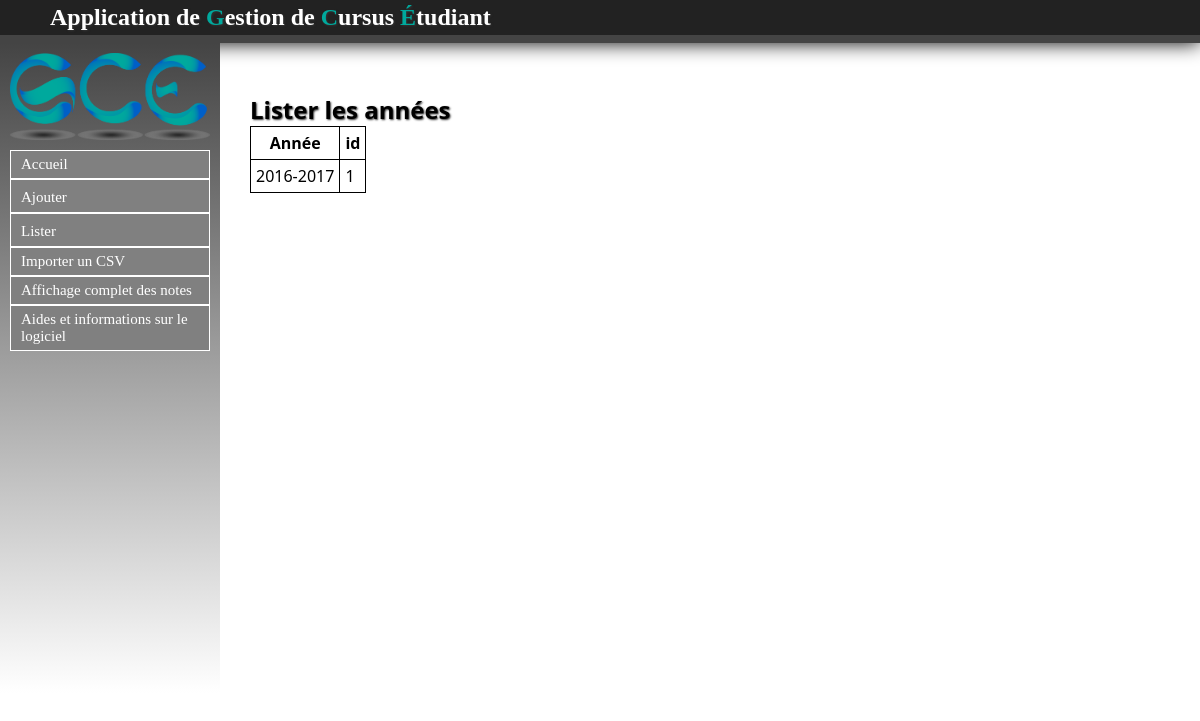
The page /Annee/listerAnnees on the database as committed earlier.
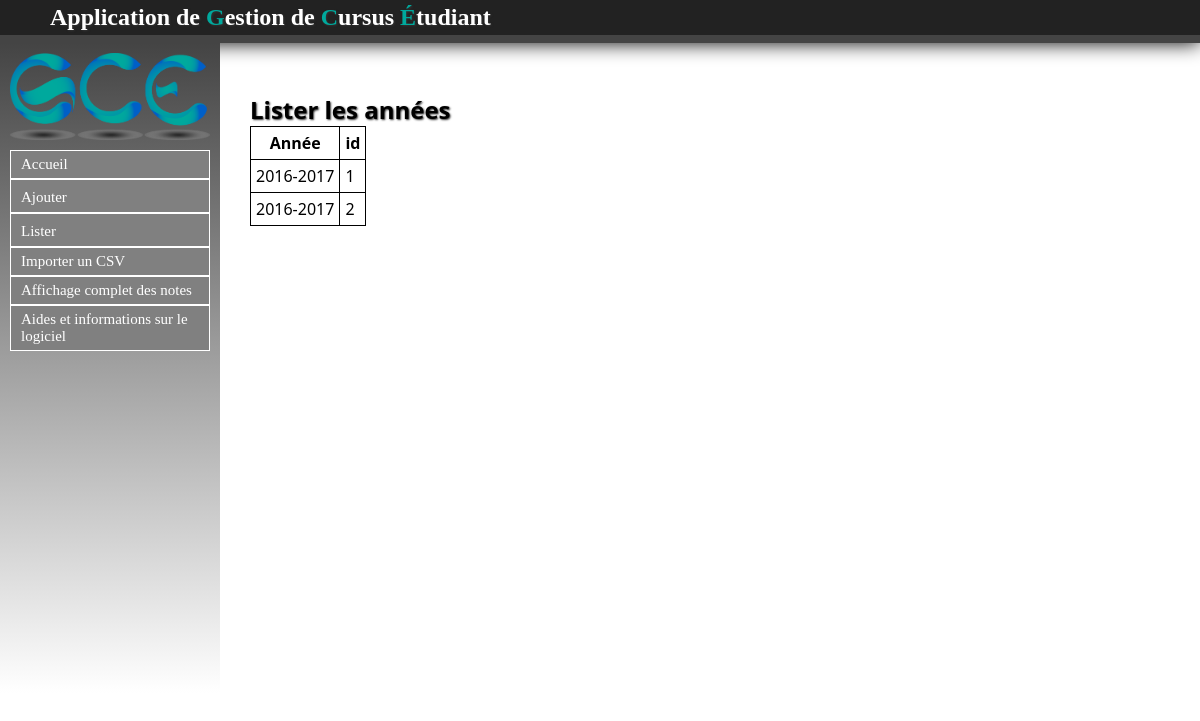
The same page on the database as committed later.
### Annee/models.py (models this page shows, shortened)
class Annee(models.Model):
	annee = models.CharField(max_length=9,null=False)

### Annee/views.py (the view)
def listerAnnees(request):
	annees = Annee.objects.all()
	return render(request, 'contenu_html/listerAnnees.html', locals())

### Annee/templates/contenu_html/listerAnnees.html (shortened to what this page needs)
{% extends "templates/base.html" %}
{% block content %}
<h1>Lister les années</h1>
{% if not annees %}
	<p>Pas d'années dans la base</p>
{% else %}
	<table>
	<tr>
		<th>Année</th>
		<th>id</th>
	</tr>
{% endif %}
{% for annee in annees %}
	<tr>
		<td>{{ annee.annee }}</td>
		<td>{{ annee.id }}</td>
	</tr>
{% endfor %}
</table>
{% endblock %}

Rows that differ between the two databases and show on the page:
added Annee: annee "2016-2017", id "2"
